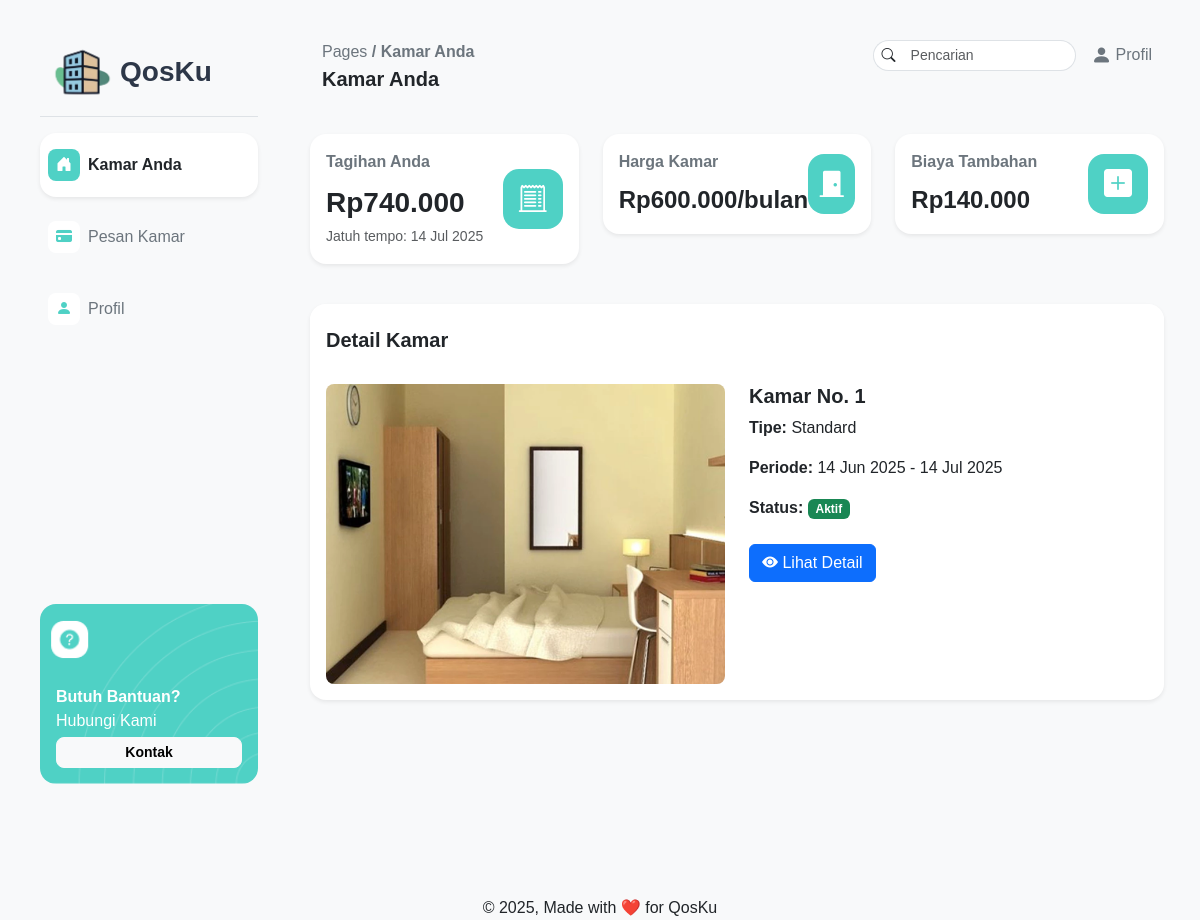
Screenshot of /pages/pelanggan/dashboard.php (signed in) with the database file from the repository.
### tables this page shows
CREATE TABLE `pemesanan` (
  `idPemesanan` int(11) NOT NULL,
  `tanggalPemesanan` date NOT NULL,
  `lamaSewa` int(11) NOT NULL,
  `jenis_sewa` enum('bulanan','mingguan','harian') NOT NULL,
  `harga_per_periode` int(11) NOT NULL,
  `totalHarga` int(11) NOT NULL,
  `statusPemesanan` enum('Tertunda','Terkonfirmasi','Dibatalkan') NOT NULL,
  `idPelanggan` int(11) NOT NULL,
  `idPelanggan_aktif` int(11) DEFAULT NULL,
  `idKamar` int(11) NOT NULL,
  `tanggal_mulai` date DEFAULT NULL,
  `tanggal_selesai` date DEFAULT NULL,
  `is_active` tinyint(1) DEFAULT 1,
  `jenisPemesanan` enum('pesan','perpanjang') NOT NULL DEFAULT 'pesan'
);

CREATE TABLE `kamar_kos` (
  `idKamar` int(11) NOT NULL,
  `nomorKamar` int(11) NOT NULL,
  `tipeKamar` varchar(255) NOT NULL,
  `harga` int(11) NOT NULL,
  `statusKetersediaan` enum('Tersedia','Ditempati','Dalam Perbaikan') NOT NULL DEFAULT 'Tersedia',
  `deskripsi` varchar(255) NOT NULL,
  `gambar` varchar(255) NOT NULL
);

### pages/pelanggan/dashboard.php (the view, shortened to what this page needs)
<?php
require_once '../../php/connect.php';
$idPelanggan = $_SESSION['idPelanggan'];
$kamar = [];
$tagihan = 0;
$hargaKamar = 0;
$biayaTambahan = 0;
$roomAssigned = false;
$bookingQuery = "SELECT p.*, k.*
                FROM pemesanan p
                JOIN kamar_kos k ON p.idKamar = k.idKamar
                WHERE (p.idPelanggan = ? OR p.idPelanggan_aktif = ?)
                AND p.statusPemesanan = 'Terkonfirmasi'
                AND p.tanggal_mulai <= CURDATE()
                AND (p.tanggal_selesai >= CURDATE() OR p.tanggal_selesai = '1970-01-01')
                LIMIT 1";
$stmt = $connect->prepare($bookingQuery);
$stmt->bind_param("ii", $idPelanggan, $idPelanggan);
$stmt->execute();
$bookingResult = $stmt->get_result();
if ($bookingResult->num_rows > 0) {
    $booking = $bookingResult->fetch_assoc();
    $roomAssigned = true;
    $kamar = [
        'idKamar' => $booking['idKamar'],
        'nomorKamar' => $booking['nomorKamar'],
        'tipeKamar' => $booking['tipeKamar'],
        'harga' => $booking['harga'],
        'gambar' => $booking['gambar'],
        'tanggal_mulai' => $booking['tanggal_mulai'],
        'tanggal_selesai' => $booking['tanggal_selesai']
    ];
    $hargaKamar = $booking['harga'];
    $currentMonth = date('Y-m');
    $costsQuery = "SELECT SUM(jumlahBiaya) AS total
                   FROM biaya_tambahan
                   WHERE idPelanggan = ?
                   AND Periode = ?
                   AND statusPembayaran = 'belum_lunas'";
    $costsStmt = $connect->prepare($costsQuery);
    $costsStmt->bind_param("is", $idPelanggan, $currentMonth);
    $costsStmt->execute();
    $costsResult = $costsStmt->get_result();
    if ($costsResult->num_rows > 0) {
        $costsData = $costsResult->fetch_assoc();
        $biayaTambahan = $costsData['total'] ?? 0;
    }
    $tagihan = $hargaKamar + $biayaTambahan;
}
?>
<!DOCTYPE html>
<html lang="en">
<head>
    <link href="https://cdn.jsdelivr.net/npm/bootstrap@5.3.6/dist/css/bootstrap.min.css" rel="stylesheet">
    <link rel="stylesheet" href="../../assets/css/style.css">
    <link rel="stylesheet" href="https://cdn.jsdelivr.net/npm/bootstrap-icons@1.13.1/font/bootstrap-icons.min.css">
</head>
<body class="bg-light">
    <div class="d-flex min-vh-100 ms-4 me-4">
        <?php include '../../layout/pelangganNavbar.php'; ?>
        <div class="flex-grow-1">
            <?php include '../../layout/pelangganHeader.php'; ?>
            <div class="container-fluid pt-4 pb-3">
                <div class="row mb-4">
                    <div class="col-md-4">
                        <div class="card shadow-sm border-0 rounded-4">
                            <div class="card-body d-flex justify-content-between align-items-center">
                                <div>
                                    <p class="card-title fs-6 fw-bold text-secondary">Tagihan Anda</p>
                                    <?php if ($roomAssigned): ?>
                                        <p class="card-text fs-3 fw-bold mb-0">Rp<?= number_format($tagihan, 0, ',', '.') ?></p>
                                        <small class="text-muted">Jatuh tempo: <?= date('d M Y', strtotime($kamar['tanggal_selesai'])) ?></small>
                                    <?php else: ?>
                                        <div>
                                            <i class="bi bi-exclamation-circle me-2"></i> Tidak ada tagihan
                                        </div>
                                    <?php endif; ?>
                                </div>
                                <div class="text-white rounded-4 d-flex align-items-center justify-content-center"
                                    style="width: 60px; height: 60px; background-color: #4FD1C5;">
                                    <i class="bi bi-receipt-cutoff fs-3"></i>
                                </div>
                            </div>
                        </div>
                    </div>
                    <div class="col-md-4">
                        <div class="card shadow-sm border-0 rounded-4">
                            <div class="card-body d-flex justify-content-between align-items-center">
                                <div>
                                    <p class="card-title fs-6 fw-bold text-secondary">Harga Kamar</p>
                                    <?php if ($roomAssigned): ?>
                                        <p class="card-text fs-4 fw-bold mb-0">Rp<?= number_format($hargaKamar, 0, ',', '.') ?>/bulan</p>
                                    <?php else: ?>
                                        <div>
                                            <i class="bi bi-exclamation-circle me-2"></i> Tidak ada kamar
                                        </div>
                                    <?php endif; ?>
                                </div>
                                <div class="text-white rounded-4 d-flex align-items-center justify-content-center"
                                    style="width: 60px; height: 60px; background-color: #4FD1C5;">
                                    <i class="bi bi-door-closed-fill fs-3"></i>
                                </div>
                            </div>
                        </div>
                    </div>
                    <div class="col-md-4">
                        <div class="card shadow-sm border-0 rounded-4">
                            <div class="card-body d-flex justify-content-between align-items-center">
                                <div>
                                    <p class="card-title fs-6 fw-bold text-secondary">Biaya Tambahan</p>
                                    <?php if ($roomAssigned && $biayaTambahan > 0): ?>
                                        <p class="card-text fs-4 fw-bold mb-0">Rp<?= number_format($biayaTambahan, 0, ',', '.') ?></p>
                                    <?php elseif ($roomAssigned): ?>
                                        <p class="card-text fs-4 fw-bold mb-0">Rp0</p>
                                    <?php else: ?>
                                        <div>
                                            <i class="bi bi-exclamation-circle me-2"></i> Tidak ada
                                        </div>
                                    <?php endif; ?>
                                </div>
                                <div class="text-white rounded-4 d-flex align-items-center justify-content-center"
                                    style="width: 60px; height: 60px; background-color: #4FD1C5;">
                                    <i class="bi bi-plus-square-fill fs-3"></i>
                                </div>
                            </div>
                        </div>
                    </div>
                </div>
            </div>
            <div class="container-fluid">
                <div class="row">
                    <?php if ($roomAssigned): ?>
                        <div class="col-md-12">
                            <div class="card shadow-sm border-0 rounded-4 h-100">
                                <div class="card-header rounded-4 bg-white border-0">
                                    <h5 class="fw-bold pt-3">Detail Kamar</h5>
                                </div>
                                <div class="card-body">
                                    <div class="row">
                                        <div class="col-md-6">
                                            <img src="../../assets/img/<?= htmlspecialchars($kamar['gambar']) ?>"
                                                class="img-fluid rounded-3 w-100"
                                                style="height: 300px; object-fit: cover;"
                                                alt="Kamar <?= htmlspecialchars($kamar['nomorKamar']) ?>">
                                        </div>
                                        <div class="col-md-6">
                                            <h5 class="fw-bold">Kamar No. <?= htmlspecialchars($kamar['nomorKamar']) ?></h5>
                                            <p><strong>Tipe:</strong> <?= htmlspecialchars($kamar['tipeKamar']) ?></p>
                                            <p><strong>Periode:</strong>
                                                <?= date('d M Y', strtotime($kamar['tanggal_mulai'])) ?> -
                                                <?= date('d M Y', strtotime($kamar['tanggal_selesai'])) ?>
                                            </p>
                                            <p><strong>Status:</strong> <span class="badge bg-success">Aktif</span></p>
                                            <a href="detailkamar.php?idKamar=<?= $kamar['idKamar'] ?>"
                                                class="btn btn-primary mt-2">
                                                <i class="bi bi-eye-fill"></i> Lihat Detail
                                            </a>
                                        </div>
                                    </div>
                                </div>
                            </div>
                        </div>
                    <?php endif; ?>
                </div>
            </div>
        </div>
    </div>
    <div class="footer text-center mt-5 pt-5">
        &copy; 2025, Made with ❤️ for QosKu
    </div>
</body>
</html>

### assets/css/style.css (style rules this page uses)
body { font-family: Helvetica, Arial, sans-serif; }

### rows the page displays
pemesanan: tanggal_selesai "14 Jul 2025", idKamar.harga "600.000", idKamar.gambar (picture), idKamar.nomorKamar "1", idKamar.tipeKamar "Standard", tanggal_mulai "14 Jun 2025"

### other values shown
$page_titles[$current_page] "Kamar Anda"
$tagihan "740.000"
$biayaTambahan "140.000"
